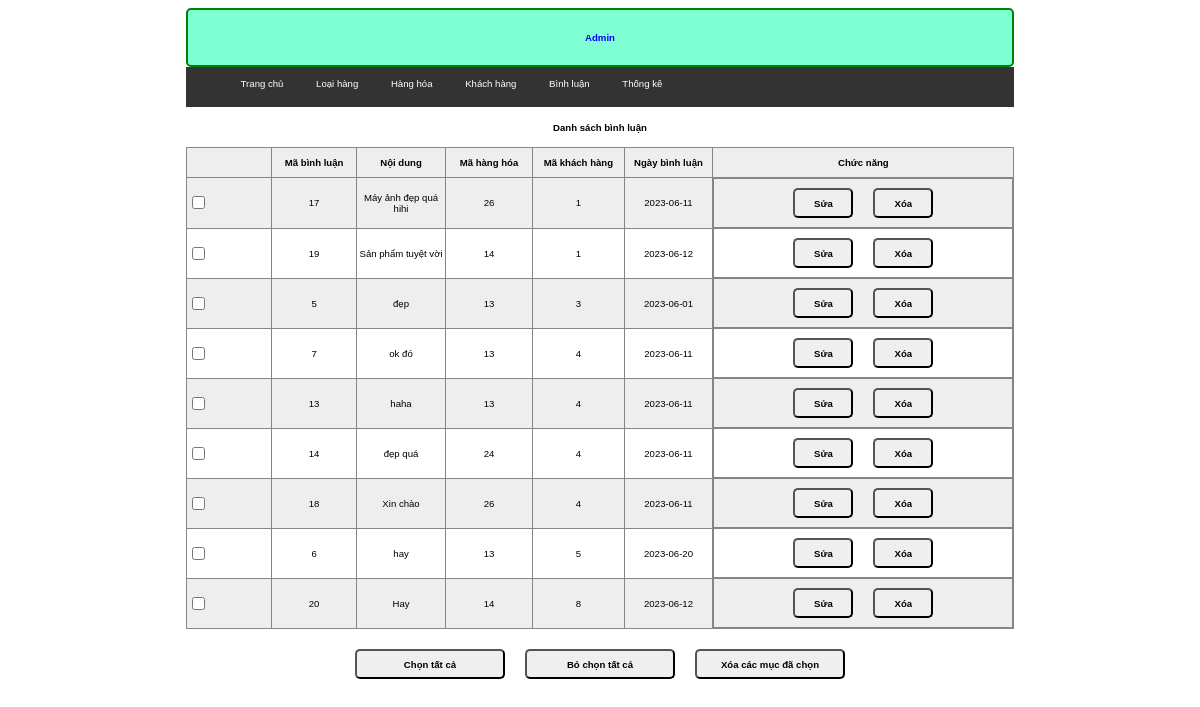
Screenshot of /Assignment/binhluan/danhsach_binhluan.php with the database file from the repository.
### tables this page shows
CREATE TABLE `binh_luan` (
  `ma_bl` int NOT NULL COMMENT 'mã bình luận',
  `noi_dung` varchar(255) NOT NULL COMMENT 'nội dung bình luận',
  `ma_hh` int NOT NULL COMMENT 'mã hàng hoá được bình luận',
  `ma_kh` int NOT NULL COMMENT 'mã người bình luận',
  `ngay_bl` date NOT NULL COMMENT 'thời gian bình luận'
);

### Assignment/pdo.php (called while the page is built, shortened)
<?php
function pdo_get_connection(){
    $dburl = "mysql:host=localhost;
    dbname=xsshop;
    charset=utf8";
    $username = "root";
    $password = "trinhduc2001";
    try{
        $conn = new PDO($dburl,$username,$password);
        $conn->setAttribute(PDO::ATTR_ERRMODE, PDO::ERRMODE_EXCEPTION);
        return $conn;
    } catch(PDOException $e){
        echo 'that bai';
        $e ->getMessage();
    }
}
function pdo_query($sql){
    $sql_args = array_slice(func_get_args(), 1);
    try{
        $conn = pdo_get_connection();
        $stmt = $conn->prepare($sql);
        $stmt->execute($sql_args);
        $rows = $stmt->fetchAll();
        return $rows;
    }
    catch(PDOException $e){
        throw $e;
    }
    finally{
        unset($conn);
    }
}
?>

### Assignment/binhluan/binhluan.php (called while the page is built, shortened)
<?php
function binhluan_selectAll(){
    $sql="SELECT * FROM `binh_luan` order by ma_kh";
    return pdo_query($sql);
}
?>

### Assignment/binhluan/danhsach_binhluan.php (the view, shortened to what this page needs)
<?php
    require "../pdo.php";
    require "./binhluan.php";
    $ds_bl = binhluan_selectAll();
?>
<!DOCTYPE html>
<html lang="en">
<head>
    <link rel="stylesheet" href="../css/style.css">
</head>
<body>
    <div class="container">
        <div class="header">
            <h1>Admin</h1>
        </div>
        <div class="menu">
            <ul>
                <li><a href="../index.php">Trang chủ</a></li>
                <li><a href="../loai/danhsach_loaihang.php">Loại hàng</a></li>
                <li><a href="../hanghoa/danhsach_hanghoa.php">Hàng hóa</a></li>
                <li><a href="../tuan/user/index.php?act=kh">Khách hàng</a></li>
                <li><a href="./danhsach_binhluan.php">Bình luận</a></li>
                <li><a href="../tuan/user/index.php?act=tk">Thống kê</a></li>
            </ul>
        </div>
        <div class="rowheader"><h1>Danh sách bình luận</h1></div>
        <div class="row-content">
            <form action="" method="post">
                <div class="tab">
                    <table>
                        <thead>
                            <tr>
                                <th></th>
                                <th>Mã bình luận</th>
                                <th>Nội dung</th>
                                <th>Mã hàng hóa</th>
                                <th>Mã khách hàng</th>
                                <th>Ngày bình luận</th>
                                <th>Chức năng</th>
                            </tr>
                        </thead>
                        <tbody>
                            <?php
                                foreach($ds_bl as $ds){
                            ?>
                            <tr>
                                <td><input type="checkbox" name="name[]" id="check_all"></td>
                                <td align="center"><?php extract($ds); echo $ma_bl?></td>
                                <td align="center"><?php extract($ds); echo $noi_dung?></td>
                                <td align="center"><?php extract($ds); echo $ma_hh?></td>
                                <td align="center"><?php extract($ds); echo $ma_kh?></td>
                                <td align="center"><?php extract($ds); echo $ngay_bl?></td>
                                <td style="display:flex;justify-content: center;align-items: center;">
                                    <a href="edit_binhluan.php?ma_bl=<?php extract($ds); echo $ma_bl ?>"><input type="button" value="Sửa" style="width:60px"></a>
                                    <a href="danhsach_binhluan.php?ma_bl=<?php extract($ds); echo $ma_bl ?>" onclick="return confirm('Bạn có chắc xóa không')">
                                        <input type="button" value="Xóa" style="width:60px">
                                    </a>
                                </td>
                            </tr>
                            <?php
                                }
                            ?>
                        </tbody>
                    </table>
                </div>
                <div class="but">
                    <input type="button" value="Chọn tất cả" id="btn1">
                    <input type="button" value="Bỏ chọn tất cả" id="btn2">
                    <input type="button" value="Xóa các mục đã chọn">
                </div>
            </form>
        </div>
    </div>
</body>
</html>

### Assignment/css/style.css (style rules this page uses)
* { box-sizing: border-box; font-family: sans-serif; font-size: 0.8vw; }
.container { width: 70%; margin: 0 auto; }
.header { background-color: aquamarine; color: blue; border: 2px green solid; border-radius: 5px; }
.header h1 { margin: 10px 20px; height: 35px; display: flex; justify-content: center; align-items: center; }
.menu ul li { display: inline; padding: 0 5px; }
.menu a { text-decoration: none; color: white; margin: 0 10px; }
.menu { background-color: #333; height: 40px; padding-top: 1px; }

### Assignment/binhluan/danhsach_binhluan.php (style rules this page uses)
.rowheader { height: 40px; width: 100%; display: flex; justify-content: center; align-items: center; background-color:#fff; }
.but { display: flex; justify-content: center; align-items: center; margin: 20px 0; }
input[type="button"] { margin: 0 10px; width: 150px; height: 30px; border-radius: 5px 5px 5px 5px; font-weight: 700; }
td { width: 300px; height:50px; }
th { height:30px; }
table, th, td { border:1px solid #868585; }
table { border-collapse:collapse; }
table tr:nth-child(odd) { background-color:#eee; }
table tr:nth-child(even) { background-color:white; }

### rows the page displays
binh_luan: ma_bl "17", noi_dung "Máy ảnh đẹp quá hihi", ma_hh "26", ma_kh "1", ngay_bl "2023-06-11"
binh_luan: ma_bl "19", noi_dung "Sản phẩm tuyệt vời", ma_hh "14", ma_kh "1", ngay_bl "2023-06-12"
binh_luan: ma_bl "5", noi_dung "đẹp", ma_hh "13", ma_kh "3", ngay_bl "2023-06-01"
binh_luan: ma_bl "7", noi_dung "ok đó", ma_hh "13", ma_kh "4", ngay_bl "2023-06-11"
binh_luan: ma_bl "13", noi_dung "haha", ma_hh "13", ma_kh "4", ngay_bl "2023-06-11"
binh_luan: ma_bl "14", noi_dung "đẹp quá", ma_hh "24", ma_kh "4", ngay_bl "2023-06-11"
binh_luan: ma_bl "18", noi_dung "Xin chào", ma_hh "26", ma_kh "4", ngay_bl "2023-06-11"
binh_luan: ma_bl "6", noi_dung "hay", ma_hh "13", ma_kh "5", ngay_bl "2023-06-20"
binh_luan: ma_bl "20", noi_dung "Hay", ma_hh "14", ma_kh "8", ngay_bl "2023-06-12"
